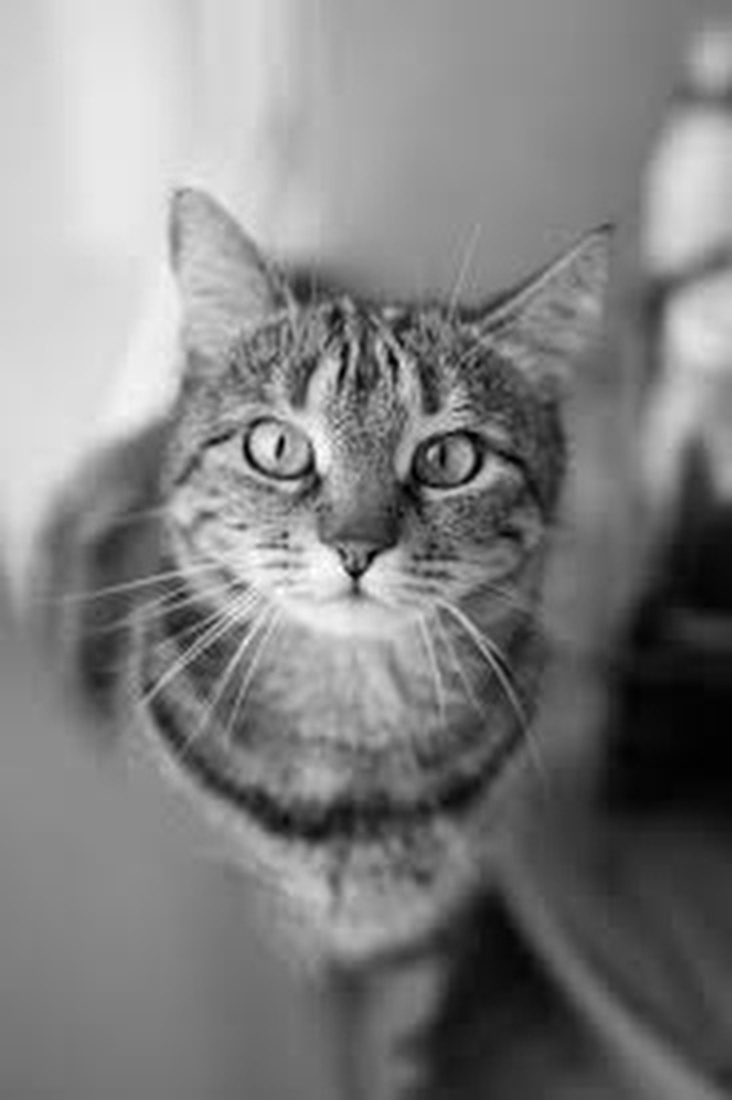
#> input picture backend/media/originals/fixpix_edited_1765815233.jpeg, 732 x 1100 px
$ python -i ai_engine.py   (imports and definitions only)
#> lines starting #> are read from the running program, lines starting #| are printed output that depends on the picture
#> further down, picture is the input picture: shape (1100, 732, 3); min 0, max 255, mean 128.4
"""
Enhanced AI Engine for FixPix
Professional-grade image processing using OpenCV
"""

import cv2
import numpy as np
import os
from django.conf import settings

try:
    from rembg import remove
except ImportError:
    remove = None

from PIL import Image
import io


class AIEngine:

    # ============== HELPER METHODS ==============

    @staticmethod
    def _read_image(source):
        """Helper to ensure we have a CV2 image (numpy array)."""
        if isinstance(source, str):
            img = cv2.imread(source)
            if img is None:
                raise ValueError(f"Could not read image from {source}")
            return img
        elif isinstance(source, np.ndarray):
            return source
        raise ValueError("Unknown image source type")

    @staticmethod
    def _save_result(image, original_path, suffix, return_path=True):
        """Helper to save processed image and return relative path."""
        if not return_path:
            return image

        # Create output filename
        filename = os.path.basename(original_path)
        name, ext = os.path.splitext(filename)
        new_filename = f"{name}_{suffix}{ext}"

        # Ensure directory exists
        processed_dir = os.path.join(settings.MEDIA_ROOT, 'processed')
        os.makedirs(processed_dir, exist_ok=True)

        output_path = os.path.join(processed_dir, new_filename)
        cv2.imwrite(output_path, image)

        # Return relative path for Django ImageField
        return os.path.join('processed', new_filename)

    # ============== ENHANCED PROCESSING METHODS ==============

    # [93 lines left out: functions colorize_image, adjust_image, remove_scratches, not called in this run]

    @staticmethod
    def restore_faces(image_input, return_path=True, ref_path=""):
        """
        Enhanced face restoration with unsharp mask and local contrast.
        Better than simple sharpening.
        """
#> called with return_path = True, ref_path = ''
        img = AIEngine._read_image(image_input)

        # 1. Apply CLAHE for local contrast enhancement
        lab = cv2.cvtColor(img, cv2.COLOR_BGR2LAB)
#> lab: shape (1100, 732, 3); mean of channels 0, 1, 2 134.8, 128, 128
        l, a, b = cv2.split(lab)
#> a: shape (1100, 732); every value is 128
        clahe = cv2.createCLAHE(clipLimit=2.5, tileGridSize=(8, 8))
        l = clahe.apply(l)
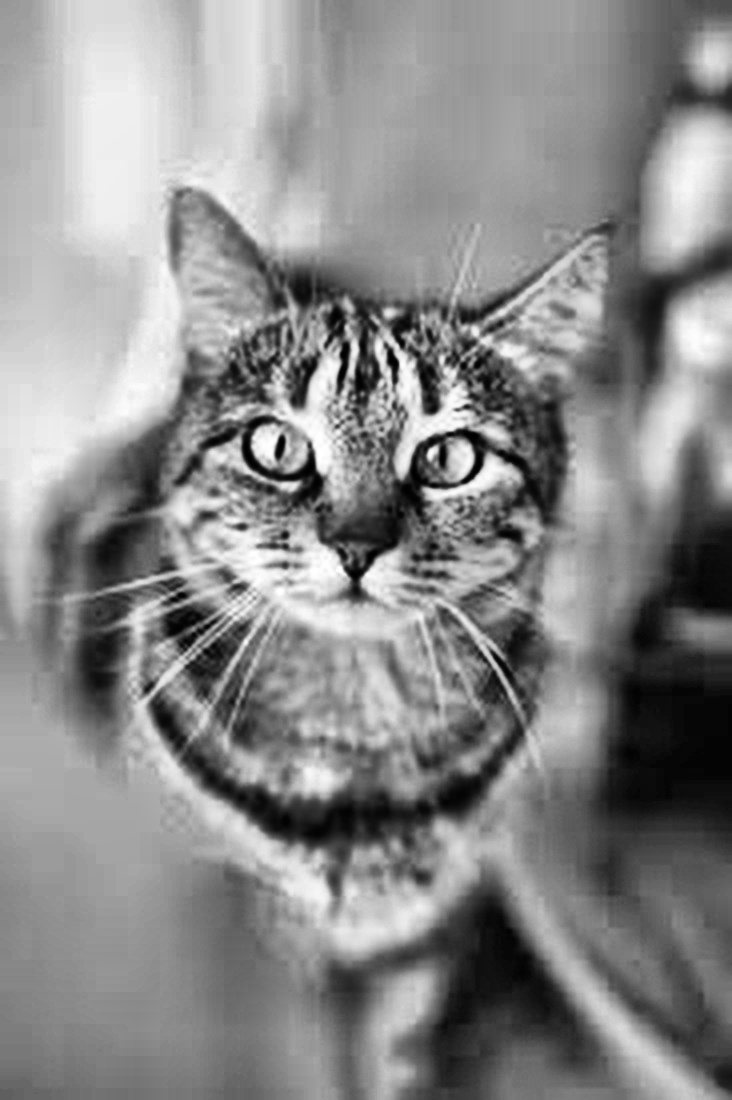
#> l: shape (1100, 732); min 0, max 255, mean 137.4
        enhanced = cv2.merge([l, a, b])
#> enhanced: shape (1100, 732, 3); mean of channels 0, 1, 2 137.4, 128, 128
        enhanced = cv2.cvtColor(enhanced, cv2.COLOR_LAB2BGR)

        # 2. Unsharp mask for sharpening (better than simple kernel)
        gaussian = cv2.GaussianBlur(enhanced, (0, 0), 2.0)
        sharpened = cv2.addWeighted(enhanced, 1.5, gaussian, -0.5, 0)

        # 3. Light denoising to smooth skin while keeping features
        result = cv2.bilateralFilter(sharpened, d=5, sigmaColor=50, sigmaSpace=50)

        return AIEngine._save_result(result, ref_path, 'face_restored', return_path)

    # [422 lines left out: functions remove_background, auto_enhance, inpaint_object, upscale_image, denoise_advanced, correct_white_balance and 4 more, not called in this run]

>>> import cv2
>>> picture = cv2.imread('../media/originals/fixpix_edited_1765815233.jpeg')
#> (the run stopped early here; a loop or call above may not have finished)
